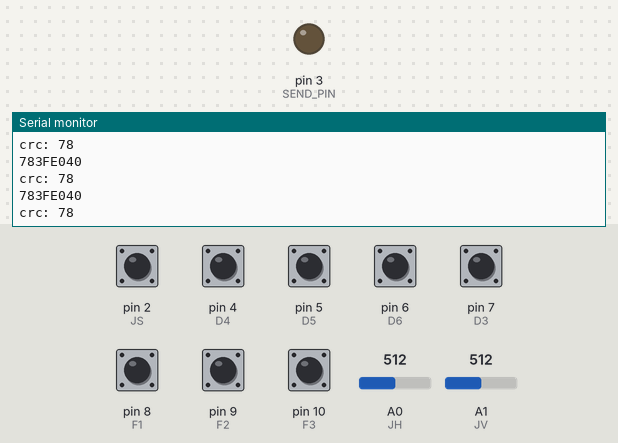
Bench run of a sketch on a simulated Arduino Uno, built with avr-gcc and run on an emulated ATmega328P. On the bench: output pins drawn as LEDs (lit = HIGH), the last lines printed to the serial monitor. The test bench sets the inputs (shaded band); at power-on: pin 2 (JS), pin 4 (D4), pin 5 (D5), pin 6 (D6), pin 7 (D3), pin 8 (F1), pin 9 (F2), pin 10 (F3) HIGH, A0 (JH) = 512, A1 (JV) = 512.

Above: at 1.2 s.
1.3 s: A0 (JH) set to 716
At 1.37 s:
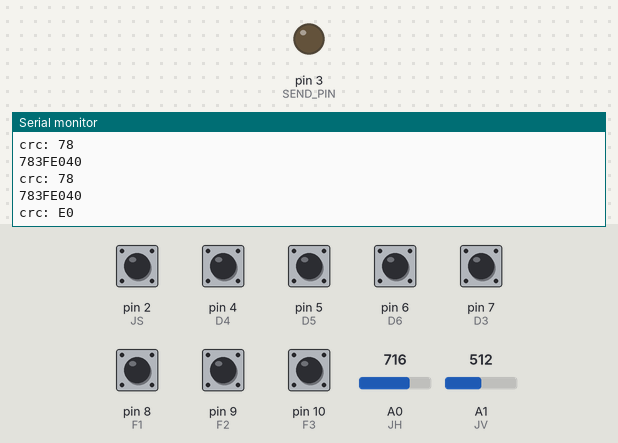
2.8 s: A1 (JV) set to 716
At 3.28 s:
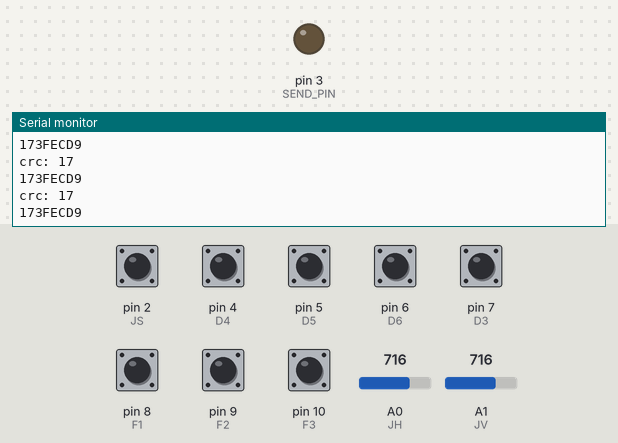
4.5 s: pin 2 (JS) pulled LOW for 0.15 s
At 4.58 s:
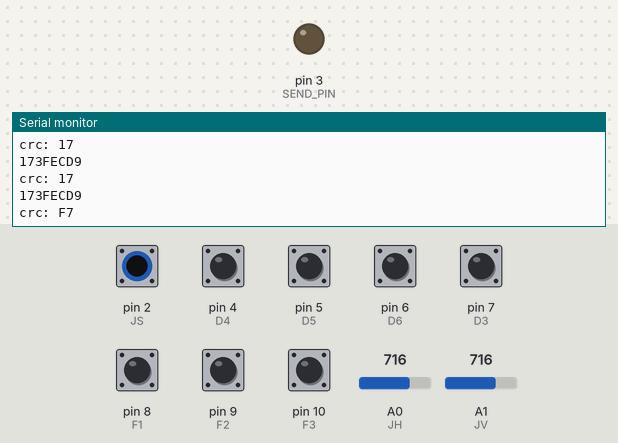
6.1 s: pin 4 (D4) pulled LOW for 0.15 s
At 6.25 s:
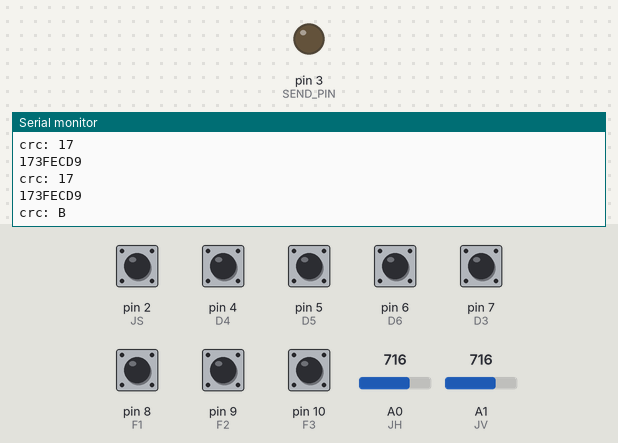
7.7 s: pin 7 (D3) pulled LOW for 0.15 s
At 7.79 s:
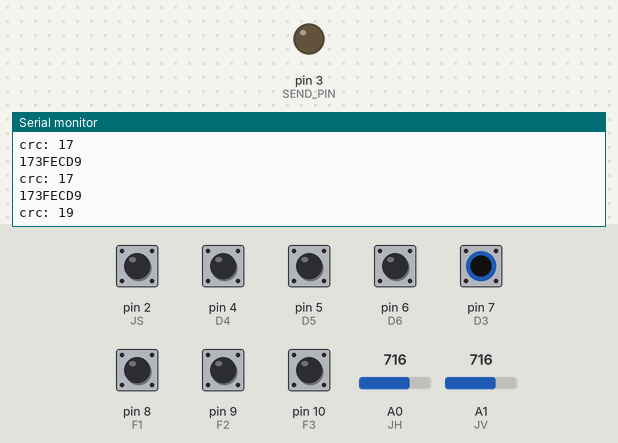
9.4 s: pin 8 (F1) pulled LOW for 0.15 s
At 9.58 s:
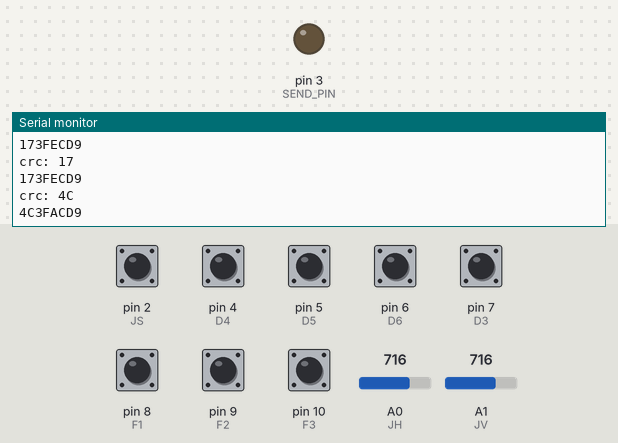
Timing chart, 0 to 12.0 s (numbered marks = the images above; inputs shaded):
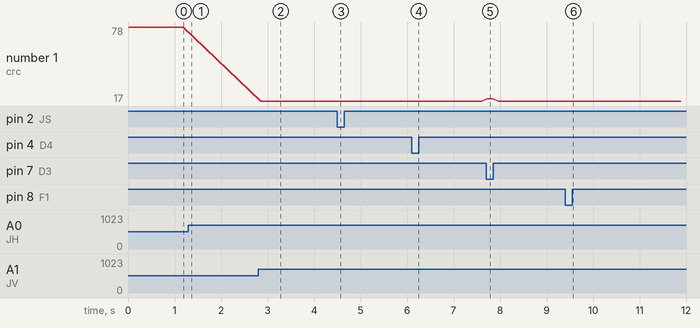

The sketch:

Remote_Control.ino
```cpp
// (licence header left out)
// Include IR Library
#include <IRremote.h>

// IR Stuff
int SEND_PIN = 3;
IRsend irsend;

// Button Pin Numbers
int D3 = 7;
int D4 = 4;
int D5 = 5;
int D6 = 6;
int F1 = 8;
int F2 = 9;
int F3 = 10;

// Joystick Pin Numbers
int JH = 0;
int JV = 1;
int JS = 2;

// Transmission Variable Names
unsigned long joy_horiz = 0;
unsigned long joy_vert = 0;
unsigned long tact_but = 0;
unsigned long signal = 0;

// Zeroing Variables
int horiz_zero = 0;
int vert_zero = 0;

// CRC8 Code
// From Github, user jlewallen
// https://github.com/jlewallen/arduino/blob/master/libraries/jlewallen/crc8.c
// CRC8 is a checksum
uint8_t crc8_update(uint8_t crc, uint8_t data) {
  uint8_t updated = crc ^ data;
  for (uint8_t i = 0; i < 8; ++i) {
    if ((updated & 0x80 ) != 0) {
      updated <<= 1;
      updated ^= 0x07;
    }
    else {
      updated <<= 1;
    }
  }
  return updated;
}

uint8_t crc8_block(uint8_t crc, uint8_t *data, uint8_t sz) {
  while (sz > 0) {
    crc = crc8_update(crc, *data++);
    sz--;
  }
  return crc;
}

void setup()
{
  // Begin Serial Communication
  Serial.begin(9600);

  // Set Motor Buttons to Inputs
  pinMode(D3, INPUT);
  pinMode(D4, INPUT);
  pinMode(D5, INPUT);
  pinMode(D6, INPUT);

  // Set Motor Button Pullup Resistors to On
  digitalWrite(D3, HIGH);
  digitalWrite(D4, HIGH);
  digitalWrite(D5, HIGH);
  digitalWrite(D6, HIGH);

  // Set Function Buttons to Inputs
  pinMode(F1, INPUT);
  pinMode(F2, INPUT);
  pinMode(F3, INPUT);

  // Set Function Button Pullup Resistors to On
  digitalWrite(F1, HIGH);
  digitalWrite(F2, HIGH);
  digitalWrite(F3, HIGH);

  // Set Joystick Push Button as Input
  pinMode(JS, INPUT);

  // Turn Joystick Push Button Pullup Resistors On
  digitalWrite(JS, HIGH);

  // Set the LED as an Output
  pinMode(SEND_PIN, OUTPUT);

  // Joystick Zeroing Variables
  horiz_zero = (analogRead(JH)/8)-64;
  vert_zero = (analogRead(JV)/8)-64;

  // Print "Setup Complete" to the Serial Line
  Serial.println("Setup Complete");
}

void loop() {
  // Set CRC variable to a value of 0
  byte crc = 0;

  // Read Horizontal Joystick Value and Write to Variable
  joy_horiz = analogRead(JH)/8;
  if (joy_horiz >= horiz_zero) {
    joy_horiz -= horiz_zero;
  }

  // Read Vertical Joystick Value and Write to Variable
  joy_vert = analogRead(JV)/8;
  if (joy_vert >= vert_zero) {
    joy_vert -= vert_zero;
  }

  // Assemble Button Bits for Transmission
  tact_but = digitalRead(F1);
  tact_but += digitalRead(F2)*2;
  tact_but += digitalRead(F3)*4;
  tact_but += digitalRead(D3)*8;
  tact_but += digitalRead(D4)*16;
  tact_but += digitalRead(D5)*32;
  tact_but += digitalRead(D6)*64;
  tact_but += digitalRead(JS)*128;

  // Assemble signal to transmit
  // Bits 1-7 = horiz
  // Bits 8-14 = vert
  // Bits 15-22 = buttons
  // Bits 23-25 = reserved
  // Bits 26-32 = CRC8
  signal = joy_horiz + (joy_vert << 7) + (tact_but << 14);

  //Create CRC Signal
  crc = crc8_block(crc, (uint8_t*)&signal, 3);
  Serial.print("crc: ");
  Serial.println(crc,HEX);

  // Add CRC8 Code to signal for transmission
  signal = signal + ((unsigned long)crc << 24);

  //Transmit 32-bit code containing buttons, joystick positions, and CRC8 Code
  irsend.sendNEC(signal, 32);

  // Print Signal to Serial Port
  Serial.println(signal, HEX);

  // Wait 50 Milliseconds Before Compiling and Transmitting Next Code
  delay(50);
}
```

Measured:
- after the input at 1.3 s, the serial monitor: prints a new line at once (image 1)
- after the input at 2.8 s, the serial monitor: prints a new line after 0.05 s (image 2)
- after the input at 4.5 s, the serial monitor: prints a new line at once (image 3)
- after the input at 6.1 s, the serial monitor: prints a new line after 0.08 s (image 4)
- after the input at 7.7 s, the serial monitor: prints a new line at once (image 5)
- after the input at 9.4 s, the serial monitor: prints a new line after 0.11 s (image 6)
- plotted number 1: 78 → 17 after the input at 2.8 s
